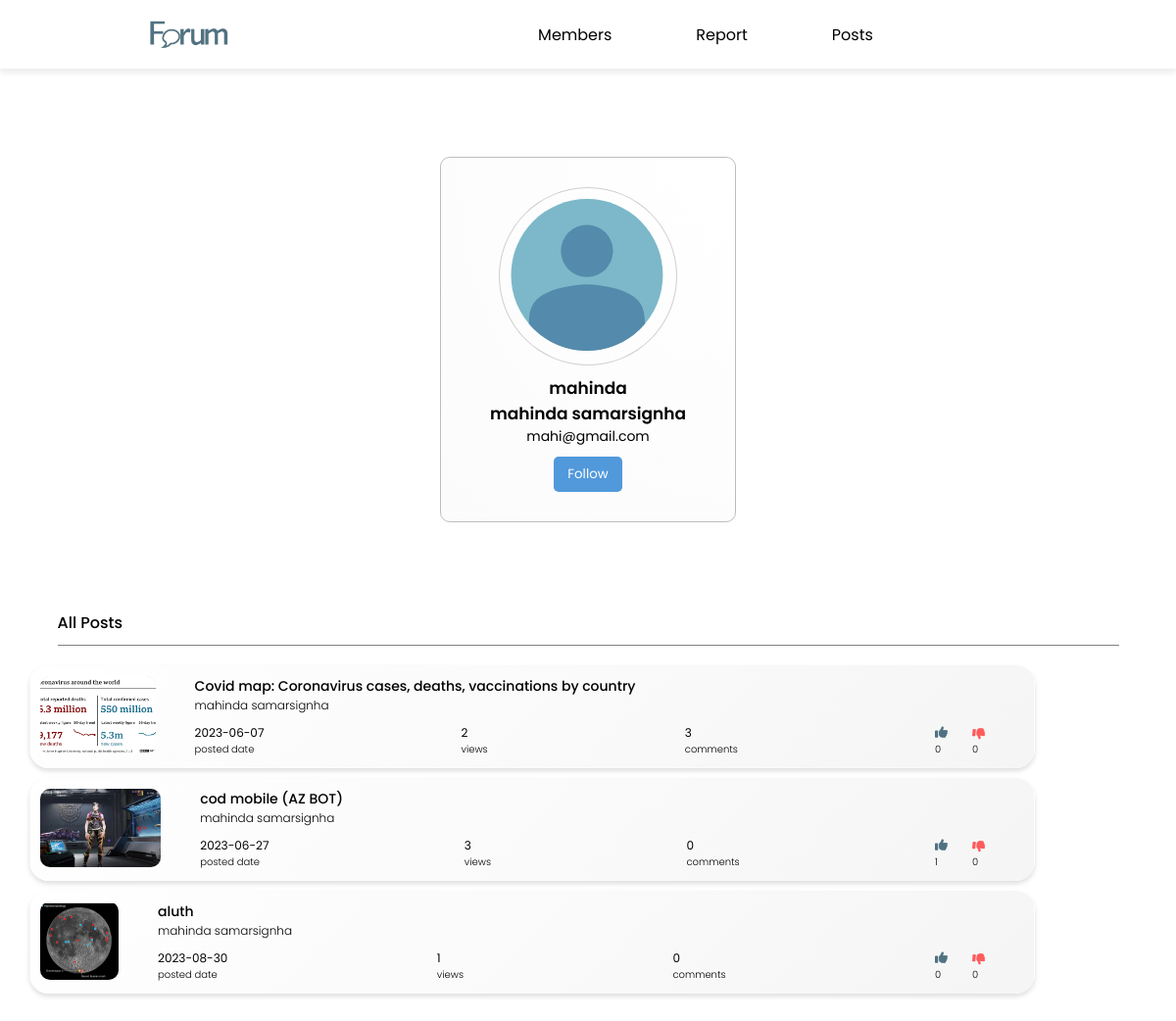
Page /ElakiriClone_new/admin/user-profile.php?email=mahi@gmail.com on the committed database.
### tables this page shows
CREATE TABLE IF NOT EXISTS `users` (
  `fname` varchar(35) DEFAULT NULL,
  `lname` varchar(35) DEFAULT NULL,
  `email` varchar(100) NOT NULL,
  `username` varchar(50) DEFAULT NULL,
  `password` varchar(150) DEFAULT NULL,
  `register_date` datetime DEFAULT NULL,
  `verification_code` varchar(50) DEFAULT NULL,
  `blocked` int DEFAULT '0',
  PRIMARY KEY (`email`)
);

CREATE TABLE IF NOT EXISTS `post` (
  `id` int NOT NULL AUTO_INCREMENT,
  `post_title` varchar(200) DEFAULT NULL,
  `user_email` varchar(50) DEFAULT NULL,
  `category_id` int DEFAULT NULL,
  `media` varchar(150) DEFAULT NULL,
  `post_content` text,
  `date` datetime DEFAULT NULL,
  `hidden` int DEFAULT '0',
  `view_id` int DEFAULT '1',
  PRIMARY KEY (`id`),
  KEY `FK_post_users` (`user_email`),
  KEY `FK_post_category` (`category_id`),
  KEY `FK_post_post_view` (`view_id`),
  CONSTRAINT `FK_post_category` FOREIGN KEY (`category_id`) REFERENCES `category` (`id`),
  CONSTRAINT `FK_post_post_view` FOREIGN KEY (`view_id`) REFERENCES `post_view` (`id`),
  CONSTRAINT `FK_post_users` FOREIGN KEY (`user_email`) REFERENCES `users` (`email`)
);

### ElakiriClone_new/admin/connection.php (called while the page is built, shortened)
<?php
class Database
{
    public static $connecrtion;
    public static function setUpConnection()
    {
        if (!isset(Database::$connecrtion)) {
            Database::$connecrtion = new mysqli("localhost", "root", "your_password", "elakiri", "3306");
        }
    }
    public static function search($q)
    {
        $resultset = Database::$connecrtion->query($q);
        return $resultset;
    }
}

### ElakiriClone_new/admin/user-profile.php (the view, shortened to what this page needs)
<?php
require_once("connection.php");
$email = $_GET['email'];
$userRs = Database::search("SELECT * FROM `users` WHERE email = '" . $email . "'");
$usNro = $userRs->num_rows;
if ($usNro == 1) {
    $userData = $userRs->fetch_assoc();
}
$d = new DateTime();
$tz = new DateTimezone("Asia/Colombo");
$d->setTimezone($tz);
$ndate = $d->format("Y-m-d H:i:s");
?>
<!DOCTYPE html>
<html lang="en">
<head>
    <link rel="stylesheet" href="https://cdnjs.cloudflare.com/ajax/libs/font-awesome/5.15.4/css/all.min.css" />
    <link rel="stylesheet" href="https://cdnjs.cloudflare.com/ajax/libs/font-awesome/6.4.0/css/all.min.css" />
    <link rel="stylesheet" href="../css/user-profile.css">
    <link rel="stylesheet" href="css/admin-pannel.css">
</head>
<body>
    <header>
        <div class="header-left">
            <a onclick="pageTravel('../home.php')"><img src="../images/header/Forum-logo.png" alt="LOGO" class="header-logo"></a>
        </div>
        <nav class="header-mid">
            <a class="navs" href="adminpannel.php">Members</a>
            <a class="navs" href="report-post.php">Report</a>
            <a class="navs " href="admin-posts.php">Posts</a>
        </nav>
    </header>
    <div class="user-container">
        <div class="profile-edit-container">
            <div class="profile-card">
                <?php
                $picrs = Database::search("SELECT * FROM `profile_pic` WHERE `email` = '" . $userData["email"] . "' ");
                $picrow = $picrs->num_rows;
                if ($picrow == "1") {
                    $picData = $picrs->fetch_assoc();
                ?>
                    <div class="image-holder" style="background-image: url(../images/profile_pic/<?php echo $picData["image"] ?>);">
                        <input class="top-logo-upload-input" type="file" accept="image/*" name="image" id="top-logo" style="display:none;">
                        <label class="top-logo-label" for="top-logo">
                            <i style="color:  rgba(48, 47, 46, 0.897);" class="fa-solid fa-cloud-arrow-up upload-top-img"></i>
                            <h5 style="color: rgba(48, 47, 46, 0.897);">Upload Profile pic</h5>
                        </label>
                    </div>
                <?php
                } else {
                ?>
                    <div class="image-holder" style="background-image: url(../images/profile_pic/user.svg);">
                    </div>
                <?php
                }
                ?>
                <span class="user-name"><?php echo $userData["username"]  ?></span>
                <span class="user-name"><?php echo $userData["fname"] . " " . $userData["lname"] ?></span>
                <span class="user-mail"><?php echo $userData["email"] ?></span>
                <button id="picSave" class="follow-click" style="display: none;">Follow</button>
            </div>
        </div>
        <div class="container-header">
            <div class="container-title">All Posts</div>
        </div>
        <div class="member-container">
            <?php
            $postrs = Database::search("SELECT * FROM `post` WHERE  `user_email` ='" . $userData["email"] . "' ");
            $postNrow = $postrs->num_rows;
            if ($postNrow > 0) {
                for ($i = 1; $i <= $postNrow; $i++) {
                    $postdata = $postrs->fetch_assoc();
                    $viewsrs = Database::search("SELECT * FROM `reaction` WHERE `post_id` = '" . $postdata["id"] . "' ");
                    $Vnrow = $viewsrs->num_rows;
                    $file_name = $postdata["media"];
                    $file_extension = pathinfo($file_name, PATHINFO_EXTENSION);
            ?>
                    <div onclick="adminviewpost('<?php echo $postdata['id'] ?>')" class="post-block">
                        <div class="general-post-model">
                            <div class="post-image-holder">
                                <?php
                                if ($file_extension == "mp3") {
                                ?>
                                    <img src="../images/post/audio/Audio_CD.png" alt="" class="post-image">
                                <?php
                                } elseif ($file_extension == "mp4") {
                                ?>
                                    <img src="../images/post/video/Video-icon.png" alt="" class="post-image">
                                <?php
                                } else {
                                ?>
                                    <img src="../images/post/image/<?php echo $postdata["media"] ?>" alt="" class="post-image">
                                <?php
                                }
                                ?>
                            </div>
                            <?php
                            $postdate1 = new DateTime($postdata["date"]);
                            $postdate2 = new DateTime($ndate);
                            $postdatearray = explode(" ", $postdata["date"]);
                            $postinterval = $postdate1->diff($postdate2);
                            $Tcommentrs = Database::search("SELECT * FROM `comments` WHERE `post_id` = '" . $postdata["id"] . "' ORDER BY `date_time` DESC");
                            $tcnrow = $Tcommentrs->num_rows;
                            $Tlikers = Database::search("SELECT * FROM `reaction` WHERE `post_id` = '" . $postdata["id"] . "' AND `react_id` = '1' ");
                            $Tlikenrow = $Tlikers->num_rows;
                            $Tdislikers = Database::search("SELECT * FROM `reaction` WHERE `post_id` = '" . $postdata["id"] . "' AND `react_id` = '2' ");
                            $Tdislikenrow = $Tdislikers->num_rows;
                            ?>
                            <div class="post-details-container">
                                <div class="post-main-details">
                                    <div class="post-subject"><?php echo $postdata["post_title"] ?></div>
                                    <div class="post-author"><?php echo $userData["fname"] . " " . $userData["lname"] ?></div>
                                </div>
                                <div class="post-sub-details">
                                    <div class="post-created-con">
                                        <div class="post-created-date"><?php if ($postinterval->y > 0) {
                                                                            echo $postdatearray[0];
                                                                        } elseif ($postinterval->m > 0) {
                                                                            echo $postdatearray[0];
                                                                        } elseif ($postinterval->days > 0) {
                                                                            echo $postinterval->days . " " . "days ago";
                                                                        } elseif ($postinterval->h > 0) {
                                                                            echo $postinterval->h . " " . "hours ago";
                                                                        } elseif ($postinterval->i > 0) {
                                                                            echo $postinterval->i . " " . "minutes ago";
                                                                        } elseif ($postinterval->s > 0) {
                                                                            echo $postinterval->s . " " . "seconds ago";
                                                                        } else {
                                                                            echo "just now";
                                                                        } ?></div>
                                        <div class="con-lable">posted date</div>
                                    </div>
                                    <div class="post-views-con">
                                        <div class="post-views"><?php echo $Vnrow ?></div>
                                        <div class="con-lable">views</div>
                                    </div>
                                    <div class="post-com-con">
                                        <div class="post-com-count"><?php echo $tcnrow ?></div>
                                        <div class="con-lable">comments</div>
                                    </div>
                                    <div class="like-dis-con">
                                        <div class="like-con">
                                            <i class="fa-solid fa-thumbs-up"></i>
                                            <div class="like-count"><?php echo $Tlikenrow ?></div>
                                        </div>
                                        <div class="dis-con">
                                            <i class="fa-solid fa-thumbs-down"></i>
                                            <div class="dislike-count"><?php echo $Tdislikenrow ?></div>
                                        </div>
                                    </div>
                                </div>
                            </div>
                        </div>
                    </div>
                <?php
                }
            } else {
                ?>
                <div style="text-align: center;" class="">no post!</div>
            <?php
            }
            ?>
        </div>
    </div>
</body>
</html>

### ElakiriClone_new/css/user-profile.css (style rules this page uses)
* { margin: 0; padding: 0; box-sizing: border-box; font-family: 'Poppins', sans-serif; }
:root { --margin: 10vh; --footer-height: 8vh; --side-space: 100px; --color-base: #507282; --color-base: #0a74a5; --color-red: #ff5b5b; --btn-blue: #75d8ff; }
body { overflow-x: hidden; display: flex; flex-direction: column; align-items: center; background-image: radial-gradient(at left top, rgb(255, 255, 255), rgb(255, 255, 255)); }
html { scroll-behavior: smooth; }
.user-container { width: 95%; position: relative; min-height: calc(100vh - var(--margin)); margin-top: var(--margin); display: flex; flex-direction: column; align-items: center; padding-top: var(--margin); padding-bottom: 200px; background-color: rgba(255, 255, 255, 0); background-image: linear-gradient(0deg, rgba(255, 107, 107, 0), rgba(255, 96, 96, 0) 10%); }
.profile-edit-container { width: fit-content; display: flex; justify-content: center; border-radius: 10px; overflow: hidden; background-image: radial-gradient(at right bottom, rgba(255, 255, 255, 0), rgba(219, 219, 219, 0)); background-color: #75d8ff00; box-shadow: 2px 2px 4px rgba(0, 0, 0, 0.342); box-shadow: 2px 2px 4px rgba(0, 0, 0, 0); border: 1px solid rgb(189, 189, 189); transition: height 250ms; position: relative; }
.profile-card { display: flex; flex-direction: column; justify-content: center; align-items: center; gap: 0px; padding: 30px 20px; border-radius: 10px; background-image: radial-gradient(at right top, rgb(255, 255, 255), rgba(209, 209, 209, 0.075)); transition: height 250ms; width: max-content; min-width: 300px; }
.image-holder { width: 70%; max-width: 200px; aspect-ratio: 1/1; border-radius: 50%; margin-bottom: 10px; display: flex; align-items: center; justify-content: center; border: 1px solid rgba(128, 128, 128, 0.37); background-repeat: no-repeat; background-position: center; background-size: cover; background-color: #e7cceb00; }
.user-name { font-size: 17px; font-weight: 600; pointer-events: none; }
.user-mail { font-size: 14px; font-weight: 400; pointer-events: none; margin-bottom: 10px; }
.cancel-click, .follow-click, .save-click { padding: 8px 14px; background-color: #ba68c8; outline: none; border: none; border-radius: 5px; color: white; cursor: pointer; transition: 250ms; transform-origin: 50% 0%; }
.cancel-click, .follow-click { background-color: #5199db; }
.container-header { width: 95%; display: flex; justify-content: space-between; align-items: flex-end; gap: 20px; padding: 10px 0px; border-bottom: 1px solid grey; flex-wrap: wrap; margin-top: 80px; }
.container-title { font-weight: 500; }
.member-container { margin-top: 30px; width: 90%; display: flex; flex-direction: column; gap: 15px; }
.post-block { display: flex; gap: 20px; }
.general-post-model { width: 100%; padding: 10px 10px; border-radius: 20px; box-shadow: 0px 3px 5px rgba(0, 0, 0, 0.13); min-height: 100px; height: fit-content; background-image: linear-gradient(-45deg, rgb(245, 245, 245), rgb(255, 255, 255)); display: flex; align-items: center; cursor: pointer; transition: 250ms; border: 1px solid rgba(128, 128, 128, 0); }
.post-image-holder { height: 80px; border-radius: 10px; overflow: hidden; min-width: 80px; align-self: flex-start; background-color: rgb(226, 226, 226); }
.post-image-holder img { width: 100%; height: 100%; object-fit: cover; }
.post-details-container { width: 100%; padding: 0px 40px; }
.post-main-details { margin-bottom: 10px; }
.post-subject { font-size: 14px; font-weight: 500; }
.post-author { font-size: 12px; font-weight: 300; }
.post-sub-details { width: 100%; gap: 30px; font-size: 12px; display: flex; justify-content: space-between; flex-wrap: wrap; position: relative; }
.like-count, .dislike-count, .con-lable { font-weight: 300; font-size: 10px; }
.like-dis-con { display: flex; gap: 25px; }
.like-dis-con i { color: var(--color-base); font-size: 13px; transition: 250ms; padding-bottom: 2px; }
.dis-con i { color: var(--color-red); transform: translateY(10%) rotate(6deg); }

### rows in the picture
users: username "mahinda", fname "mahinda", lname "samarsignha", email "mahi@gmail.com", blocked "0"
post: media (picture), post_title "Covid map: Coronavirus cases, deaths, vaccinations by country", date "2023-06-07"
post: media (picture), post_title "cod mobile (AZ BOT)", date "2023-06-27", view "1"
post: media (picture), post_title "aluth", date "2023-08-30"

### other values in the picture
$Vnrow "2"
$tcnrow "3"
$Vnrow "3"
$tcnrow "0"
$Tdislikenrow "0"
$Tlikenrow "0"
